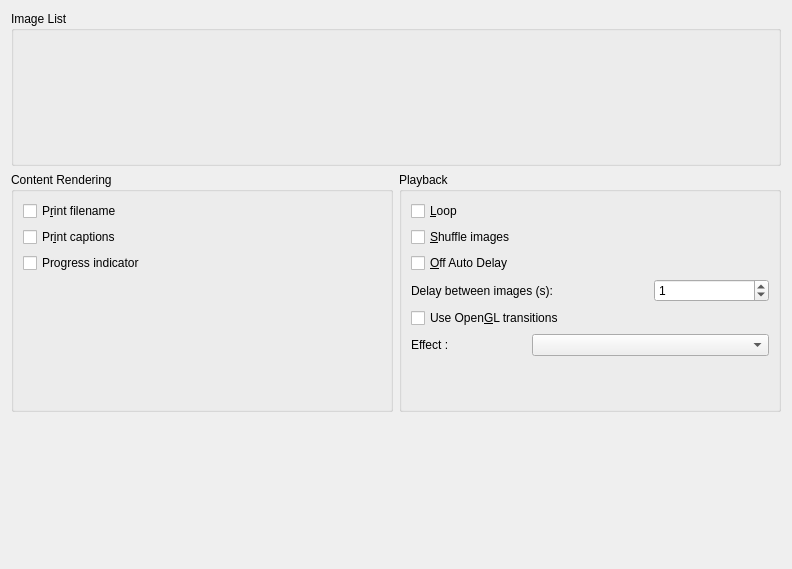
<?xml version="1.0" encoding="UTF-8"?>
<ui version="4.0">
 <class>PresentationMainPage</class>
 <widget class="QWidget" name="PresentationMainPage">
  <property name="geometry">
   <rect>
    <x>0</x>
    <y>0</y>
    <width>792</width>
    <height>569</height>
   </rect>
  </property>
  <layout class="QVBoxLayout" name="verticalLayout">
   <item>
    <widget class="QGroupBox" name="m_ImagesFilesGroup">
     <property name="whatsThis">
      <string>Preview the currently selected image.</string>
     </property>
     <property name="title">
      <string>Image List</string>
     </property>
     <layout class="QGridLayout" name="gridLayout_3" columnstretch="10,0">
      <item row="0" column="0">
       <widget class="QWidget" name="m_ImagesFilesListBoxContainer" native="true"/>
      </item>
      <item row="0" column="1">
       <layout class="QVBoxLayout" name="verticalLayout_6">
        <item>
         <spacer name="verticalSpacer_5">
          <property name="orientation">
           <enum>Qt::Vertical</enum>
          </property>
          <property name="sizeHint" stdset="0">
           <size>
            <width>20</width>
            <height>40</height>
           </size>
          </property>
         </spacer>
        </item>
        <item>
         <widget class="QLabel" name="m_previewLabel">
          <property name="sizePolicy">
           <sizepolicy hsizetype="Minimum" vsizetype="Minimum">
            <horstretch>0</horstretch>
            <verstretch>0</verstretch>
           </sizepolicy>
          </property>
          <property name="maximumSize">
           <size>
            <width>256</width>
            <height>256</height>
           </size>
          </property>
          <property name="text">
           <string comment="KDE::DoNotExtract"/>
          </property>
          <property name="alignment">
           <set>Qt::AlignCenter</set>
          </property>
         </widget>
        </item>
        <item>
         <spacer name="verticalSpacer_6">
          <property name="orientation">
           <enum>Qt::Vertical</enum>
          </property>
          <property name="sizeHint" stdset="0">
           <size>
            <width>20</width>
            <height>40</height>
           </size>
          </property>
         </spacer>
        </item>
       </layout>
      </item>
      <item row="1" column="0">
       <widget class="QLabel" name="m_label6">
        <property name="sizePolicy">
         <sizepolicy hsizetype="Expanding" vsizetype="Minimum">
          <horstretch>0</horstretch>
          <verstretch>0</verstretch>
         </sizepolicy>
        </property>
        <property name="whatsThis">
         <string>Total number of images in the portfolio and sequence duration.</string>
        </property>
        <property name="text">
         <string/>
        </property>
        <property name="wordWrap">
         <bool>false</bool>
        </property>
       </widget>
      </item>
      <item row="1" column="1">
       <widget class="QLabel" name="m_label7">
        <property name="sizePolicy">
         <sizepolicy hsizetype="Minimum" vsizetype="Minimum">
          <horstretch>0</horstretch>
          <verstretch>0</verstretch>
         </sizepolicy>
        </property>
        <property name="whatsThis">
         <string>Currently selected image in the portfolio list.</string>
        </property>
        <property name="text">
         <string/>
        </property>
        <property name="wordWrap">
         <bool>false</bool>
        </property>
       </widget>
      </item>
     </layout>
    </widget>
   </item>
   <item>
    <layout class="QGridLayout" name="gridLayout_2">
     <item row="0" column="0">
      <widget class="QGroupBox" name="groupBox_2">
       <property name="title">
        <string>Content Rendering</string>
       </property>
       <layout class="QVBoxLayout" name="verticalLayout_4">
        <item>
         <layout class="QHBoxLayout" name="horizontalLayout_2">
          <item>
           <widget class="QCheckBox" name="m_printNameCheckBox">
            <property name="text">
             <string>P&amp;rint filename</string>
            </property>
           </widget>
          </item>
         </layout>
        </item>
        <item>
         <widget class="QCheckBox" name="m_printCommentsCheckBox">
          <property name="text">
           <string>Pr&amp;int captions </string>
          </property>
         </widget>
        </item>
        <item>
         <widget class="QCheckBox" name="m_printProgressCheckBox">
          <property name="text">
           <string>Progress indicator</string>
          </property>
         </widget>
        </item>
        <item>
         <spacer name="verticalSpacer_2">
          <property name="orientation">
           <enum>Qt::Vertical</enum>
          </property>
          <property name="sizeHint" stdset="0">
           <size>
            <width>20</width>
            <height>17</height>
           </size>
          </property>
         </spacer>
        </item>
       </layout>
      </widget>
     </item>
     <item row="0" column="1">
      <widget class="QGroupBox" name="groupBox_3">
       <property name="title">
        <string>Playback</string>
       </property>
       <layout class="QVBoxLayout" name="verticalLayout_5">
        <item>
         <widget class="QCheckBox" name="m_loopCheckBox">
          <property name="text">
           <string>&amp;Loop</string>
          </property>
         </widget>
        </item>
        <item>
         <widget class="QCheckBox" name="m_shuffleCheckBox">
          <property name="text">
           <string>&amp;Shuffle images</string>
          </property>
         </widget>
        </item>
        <item>
         <widget class="QCheckBox" name="m_offAutoDelayCheckBox">
          <property name="text">
           <string>&amp;Off Auto Delay</string>
          </property>
          <property name="whatsThis">
           <string>this option requires user action to switch between images</string>
          </property>
         </widget>
        </item>
        <item>
         <layout class="QGridLayout" name="gridLayout">
          <item row="2" column="0">
           <widget class="QLabel" name="label_3">
            <property name="text">
             <string>Effect :</string>
            </property>
           </widget>
          </item>
          <item row="0" column="0" colspan="2">
           <widget class="QLabel" name="m_delayLabel">
            <property name="text">
             <string>Delay between images (s):</string>
            </property>
           </widget>
          </item>
          <item row="0" column="2">
           <widget class="QSpinBox" name="m_delaySpinBox">
            <property name="sizePolicy">
             <sizepolicy hsizetype="Minimum" vsizetype="Minimum">
              <horstretch>0</horstretch>
              <verstretch>0</verstretch>
             </sizepolicy>
            </property>
            <property name="minimumSize">
             <size>
              <width>80</width>
              <height>0</height>
             </size>
            </property>
            <property name="value">
             <number>1</number>
            </property>
           </widget>
          </item>
          <item row="2" column="1" colspan="2">
           <widget class="QComboBox" name="m_effectsComboBox"/>
          </item>
          <item row="1" column="0" colspan="2">
           <widget class="QCheckBox" name="m_openglCheckBox">
            <property name="text">
             <string>Use Open&amp;GL transitions</string>
            </property>
           </widget>
          </item>
         </layout>
        </item>
        <item>
         <spacer name="verticalSpacer_3">
          <property name="orientation">
           <enum>Qt::Vertical</enum>
          </property>
          <property name="sizeHint" stdset="0">
           <size>
            <width>20</width>
            <height>44</height>
           </size>
          </property>
         </spacer>
        </item>
       </layout>
      </widget>
     </item>
    </layout>
   </item>
   <item>
    <spacer name="verticalSpacer_4">
     <property name="orientation">
      <enum>Qt::Vertical</enum>
     </property>
     <property name="sizeHint" stdset="0">
      <size>
       <width>20</width>
       <height>24</height>
      </size>
     </property>
    </spacer>
   </item>
  </layout>
 </widget>
 <resources/>
 <connections/>
</ui>
